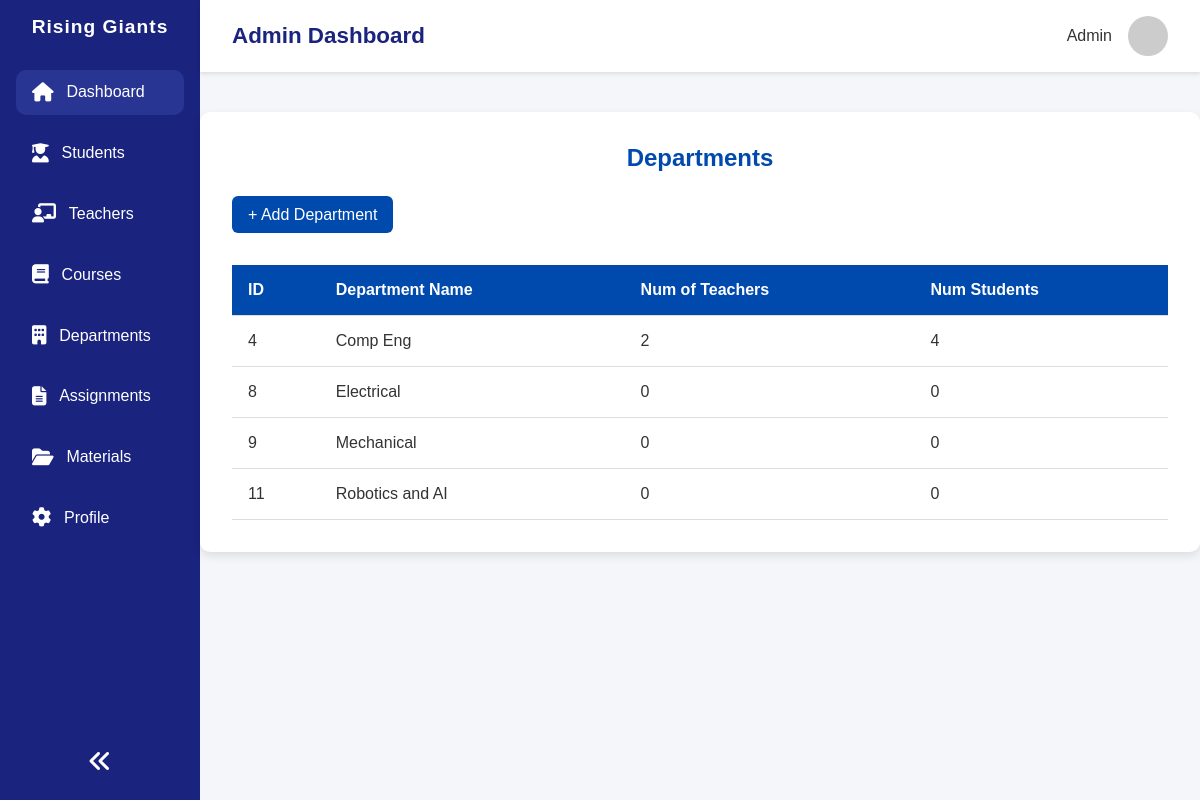
The page /dashboard/departments/ (signed in) on the database its author committed.
### main/models.py (models this page shows, shortened)
class Department(models.Model):
    slug = models.SlugField(unique= True, blank=True)
    name = models.CharField(blank=True,max_length=100,unique=True)
    created_by = models.ForeignKey(
        settings.AUTH_USER_MODEL,
        on_delete= models.CASCADE,
        related_name="departments_created"
        )
    updated_at = models.DateTimeField(auto_now=True)

### main/decorators.py (the view)
        def innner(request,*args,**kwargs):
            if request.user.role != role:
                return HttpResponse(f"You are not allowed to this {role} page")
            return func(request,*args,**kwargs)

### main/context_processors.py (called while the page is built)
def total_values(request):
    total_users = User.objects.all().count()
    total_teachers = User.objects.filter(role = "teacher").count()
    total_students = User.objects.filter(role = "student").count()
    total_departments = Department.objects.all().count()
    total_courses = Course.objects.all().count()
    context = {
        "total_students":total_students,
        "total_teachers":total_teachers,
        "total_courses":total_courses,
        "total_departments":total_departments,
    }
    return context

### main/views.py (called while the page is built)
@login_required
@allowed_role("admin")
def departments(request):
    departments = Department.objects.all()
    context = {
        "departments":departments
    }
    for department in departments:
        print(type(department))
        department.num_teachers = department.users.filter(role = "teacher").count()
        department.num_students = department.users.filter(role = "student").count()
    return render(request,"main/admin_department_list.html",context)

### users/models.py (called while the page is built)
    def __str__(self):
        return self.username

### main/templates/main/admin_department_list.html (shortened to what this page needs)
{% extends 'main_base.html' %}
{% load static %}
{% block extra_styles %}<link rel="stylesheet" href="{% static 'main/css/departments.css' %}">
{% endblock extra_styles %}
{% block body %}
  <div class="container">
    <h2>Departments</h2>
    <a href="{% url 'main:admin_create_department'%}" class="add-btn">+ Add Department</a>
    <table>
      <thead>
        <tr>
          <th>ID</th>
          <th>Department Name</th>
          <th>Num of  Teachers </th>
          <th>Num Students </th>
        </tr>
      </thead>
      <tbody id="departmentList">
        {%for department in departments %}
        <tr>
            <td>{{department.id}}</td>
            <td>{{department.name}}</td>
            <td>{{department.num_teachers}}</td>
            <td>{{department.num_students}}</td>
        </tr>
        {% endfor %}
      </tbody>
    </table>
  </div>
{% endblock body %}

### main/static/main/css/dashboard.css (style rules this page uses)
* { margin: 0; padding: 0; box-sizing: border-box; font-family: 'Poppins', sans-serif; }
body { background-color: #f4f6f9; display: flex; min-height: 100vh; color: #333; }
a { text-decoration: none; color: inherit; }

### main/static/main/css/departments.css (style rules this page uses)
.container { width: 1000px; max-width: 1000px; margin: 40px auto; background: #fff; padding: 2rem; border-radius: 10px; box-shadow: 0 4px 10px rgba(0,0,0,0.1); }
h2 { text-align: center; margin-bottom: 1.5rem; color: #004aad; }
table { width: 100%; border-collapse: collapse; margin-top: 1rem; }
th, td { padding: 1rem; text-align: left; border-bottom: 1px solid #ddd; }
th { background-color: #004aad; color: white; }
.add-btn { display: inline-block; margin-bottom: 1rem; padding: 0.6rem 1rem; background-color: #004aad; color: #fff; border-radius: 6px; text-decoration: none; transition: 0.3s ease; }

### rows shown on the page
Department: id "4", name "Comp Eng", num_teachers "2", num_students "4"
Department: id "8", name "Electrical", num_teachers "0", num_students "0"
Department: id "9", name "Mechanical", num_teachers "0", num_students "0"
Department: id "11", name "Robotics and AI", num_teachers "0", num_students "0"
